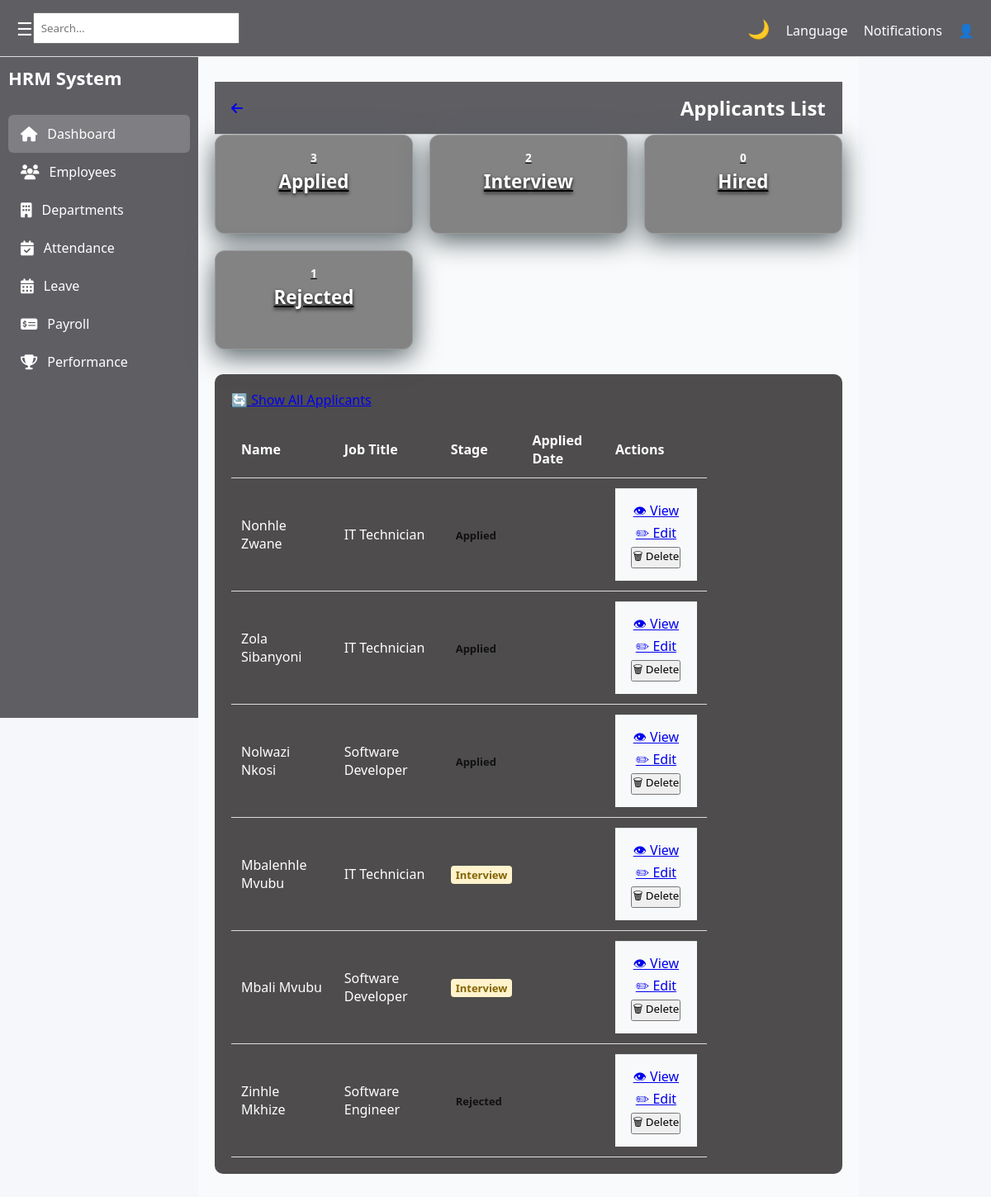
Page /hr/recruitment/applicants/ on the committed database.
### hr/models.py (models this page shows, shortened)
class Candidate(models.Model):
    STAGE_CHOICES = [
        ('Applied','Applied'),
        ('Interview','Interview'),
        ('Hired','Hired'),
        ('Rejected','Rejected'),
    ]
    ONBOARDING_STATUS = [
        ('Pending','Pending'),
        ('Completed','Completed'),
    ]
    first_name = models.CharField(max_length=100)
    last_name = models.CharField(max_length=100)
    email = models.EmailField()
    applied_job = models.ForeignKey('Job', on_delete=models.CASCADE)
    current_stage = models.CharField(max_length=50, choices=STAGE_CHOICES, default='Applied')
    interview_date = models.DateField(null=True, blank=True)
    onboarding_status = models.CharField(
        max_length=20,
        choices=ONBOARDING_STATUS,
        default='Pending'
    )

class Job(models.Model):
    POSITION_TYPES = [
        ('Full-time', 'Full-time'),
        ('Part-time', 'Part-time'),
        ('Contract', 'Contract'),
    ]
    STATUS_CHOICES = [
        ('Open', 'Open'),
        ('Closed', 'Closed'),
        ('Closing Soon', 'Closing Soon'),
    ]
    title = models.CharField(max_length=100)
    department = models.CharField(max_length=100)
    job_type = models.CharField(max_length=20, choices=POSITION_TYPES)
    location = models.CharField(max_length=100)
    salary = models.CharField(max_length=100, blank=True)
    description = models.TextField()
    requirements = models.TextField()
    company_name = models.CharField(max_length=100)
    company_logo = models.ImageField(upload_to='logos/', blank=True, null=True)
    application_link = models.URLField(blank=True)
    posted_date = models.DateField(auto_now_add=True)
    status = models.CharField(max_length=20, choices=STATUS_CHOICES, default='Open')

### hr/views.py (the view)
# urls.py: path('recruitment/applicants/', views.applicants_dashboard, name='applicants_dashboard'),
def applicants_dashboard(request):
    candidates = Candidate.objects.all().order_by('-id')
    stage_filter = request.GET.get('stage')
    if stage_filter:
        candidates = candidates.filter(current_stage=stage_filter)
    all_candidates = Candidate.objects.all()
    applied_count = all_candidates.filter(current_stage='Applied').count()
    interview_count = all_candidates.filter(current_stage='Interview').count()
    hired_count = all_candidates.filter(current_stage='Hired').count()
    rejected_count = all_candidates.filter(current_stage='Rejected').count()
    context = {
        'candidates': candidates,
        'applied_count': applied_count,
        'interview_count': interview_count,
        'hired_count': hired_count,
        'rejected_count': rejected_count,
        'selected_stage': stage_filter,
    }
    return render(request, 'hr/pages/applicants.html', context)

### hr/templates/hr/pages/applicants.html (shortened to what this page needs)
{% extends "hr/base/base.html" %}
{% load static %}
{% block content %}
<section class="content">
    <div class="topbar">
        <a href="{% url 'dashboard' %}">
            <i class="fas fa-arrow-left"></i>
        </a>
        <h2>Applicants List</h2>
    </div>
    <div class="stats-grid">
    <a href="?stage=Applied" class="stat-card applied
        {% if selected_stage == 'Applied' %}active{% endif %}">
        <h3>{{ applied_count }}</h3>
        <p>Applied</p>
    </a>
    <a href="?stage=Interview" class="stat-card interview
        {% if selected_stage == 'Interview' %}active{% endif %}">
        <h3>{{ interview_count }}</h3>
        <p>Interview</p>
    </a>
    <a href="?stage=Hired" class="stat-card hired
        {% if selected_stage == 'Hired' %}active{% endif %}">
        <h3>{{ hired_count }}</h3>
        <p>Hired</p>
    </a>
    <a href="?stage=Rejected" class="stat-card rejected
        {% if selected_stage == 'Rejected' %}active{% endif %}">
        <h3>{{ rejected_count }}</h3>
        <p>Rejected</p>
    </a>
</div>
    <div class="box">
        <div style="margin-bottom: 15px;">
    <a href="{% url 'applicants_dashboard' %}" class="btn-clear">
        🔄 Show All Applicants
    </a>
</div>
        <table class="applicant-table">
            <thead>
                <tr>
                    <th>Name</th>
                    <th>Job Title</th>
                    <th>Stage</th>
                    <th>Applied Date</th>
                    <th>Actions</th>
                </tr>
            </thead>
            <tbody>
                {% for candidate in candidates %}
                <tr>
                    <td>
                        {{ candidate.first_name }} {{ candidate.last_name }}
                    </td>
                    <td>
                        {{ candidate.applied_job.title }}
                    </td>
                    <td>
                        <span class="status
                            {% if candidate.current_stage == 'Applied' %}applied
                            {% elif candidate.current_stage == 'Interview' %}interview
                            {% elif candidate.current_stage == 'Hired' %}hired
                            {% else %}rejected{% endif %}">
                            {{ candidate.current_stage }}
                        </span>
                    </td>
                    <td>
                    </td>
<td>
    <div class="action-buttons">
        <a href="{% url 'view_candidate' candidate.pk %}" class="view-btn">
            👁 View
        </a>
        {% if candidate.current_stage == "Hired" %}
            <a href="{% url 'create_employee_from_candidate' candidate.pk %}" class="edit-btn">
                ➕ Add to Employees
            </a>
        {% else %}
            <a href="{% url 'edit_candidate' candidate.pk %}" class="edit-btn">
                ✏ Edit
            </a>
        {% endif %}
        <form action="{% url 'delete_candidate' candidate.pk %}" method="POST" class="inline-form">
            <button type="submit" class="delete-btn"
                onclick="return confirm('Delete this applicant?');">
                🗑 Delete
            </button>
        </form>
    </div>
</td>
                </tr>
                {% empty %}
                <tr>
                    <td colspan="5">No applicants found</td>
                </tr>
                {% endfor %}
            </tbody>
        </table>
    </div>
</section>
{% endblock %}

### hr/static/hr/css/global.css (style rules this page uses)
* { margin: 0; padding: 0; box-sizing: border-box; font-family: "Segoe UI", sans-serif; }
body { background: white; transition: background 0.3s, color 0.3s; }
.topbar { background: rgb(95, 94, 99); padding: 15px 20px; color: white; display: flex; justify-content: space-between; align-items: center; border-bottom: 1px solid #ddd; }
.content { padding: 25px; color: #000; }
.content h1, .content p, .content .card, .content .box { color: #000; }
.box { background: rgb(172, 168, 168); padding: 20px; border-radius: 10px; transition: transform 0.3s, box-shadow 0.3s; }
.box { background: rgb(78, 76, 76); padding: 20px; border-radius: 10px; }
.status { padding: 3px 8px; border-radius: 12px; font-size: 11px; font-weight: 600; display: inline-block; min-width: 60px; text-align: center; }
.stats-grid { display: grid; grid-template-columns: repeat(auto-fit, minmax(180px, 1fr)); gap: 20px; margin-bottom: 30px; }
.stat-card { background: #f2f2f2; padding: 20px; border-radius: 12px; text-align: center; color: #000; }
.stat-card h3 { font-size: 28px; margin-bottom: 5px; }
.applicant-table { width: 80%; border-collapse: collapse; }
.applicant-table th, .applicant-table td { padding: 12px; color: white; border-bottom: 1px solid #ddd; text-align: left; }
.status { padding: 5px 10px; border-radius: 20px; font-size: 12px; }
.status.interview { background: #fff3cd; color: #856404; }
body { margin: 0; font-family: "Segoe UI", sans-serif; height: 100vh; }

### hr/static/hr/css/attendance.css (style rules this page uses)
.status { display: inline-block; padding: 5px 12px; border-radius: 15px; font-size: 13px; font-weight: 600; color: #111111; text-align: center; }
.status { padding: 2px 6px; border-radius: 4px; font-weight: 600; }
h3 { margin-bottom: 20px; }

### hr/static/hr/css/dashboard.css (style rules this page uses)
.stat-card { background: rgb(131, 131, 131); backdrop-filter: blur(10px); border-radius: 12px; padding: 1.2rem 1.5rem; text-align: center; box-shadow: 0 8px 32px rgb(81, 93, 97); border: 1px solid rgba(255, 255, 255, 0.18); transition: all 0.4s cubic-bezier(0.175, 0.885, 0.32, 1.275); position: relative; overflow: hidden; flex: 0 0 200px; height: 120px; }
.stat-card::before { content: ''; position: absolute; top: 0; left: -100%; width: 100%; height: 100%; background: linear-gradient(90deg, transparent, rgba(255,255,255,0.4), transparent); transition: left 0.5s; }
.stat-card h3 { font-size: 0.85rem; margin-bottom: 0.3rem; color: #ffffff; font-weight: 600; line-height: 1.2; }
.stat-card p { font-size: 1.4rem; font-weight: bold; color: rgb(255, 255, 255); text-shadow: 0 2px 4px rgba(0, 0, 0, 0.918); margin: 0; }
.stat-card, .chart-card { animation: fadeInUp 0.6s ease forwards; }
.stat-card:nth-child(1) { animation-delay: 0.1s; }
.stat-card:nth-child(2) { animation-delay: 0.2s; }
.stat-card:nth-child(3) { animation-delay: 0.3s; }
.stat-card:nth-child(4) { animation-delay: 0.4s; }

### hr/static/hr/css/performance.css (style rules this page uses)
.content { padding: 20px; }
.content { padding: 30px 20px; font-family: 'Segoe UI', Tahoma, Geneva, Verdana, sans-serif; color: #111827; background: #f9fafb; }

### hr/static/hr/css/department.css (style rules this page uses)
.action-buttons { text-align: center; padding: 15px; background: #f8f9fa; border-top: 1px solid #dee2e6; }

### hr/static/hr/css/apply_leave.css (style rules this page uses)
body { background-color: #f5f7fb; font-family: Arial, Helvetica, sans-serif; }

### rows in the picture
Candidate: first_name "Nonhle", last_name "Zwane", applied_job "IT Technician", current_stage "Applied", shows "✏ Edit"
Candidate: first_name "Zola", last_name "Sibanyoni", applied_job "IT Technician", current_stage "Applied", shows "✏ Edit"
Candidate: first_name "Nolwazi", last_name "Nkosi", applied_job "Software Developer", current_stage "Applied", shows "✏ Edit"
Candidate: first_name "Mbalenhle", last_name "Mvubu", applied_job "IT Technician", current_stage "Interview", shows "✏ Edit"
Candidate: first_name "Mbali", last_name "Mvubu", applied_job "Software Developer", current_stage "Interview", shows "✏ Edit"
Candidate: first_name "Zinhle", last_name "Mkhize", applied_job "Software Engineer", current_stage "Rejected", shows "✏ Edit"

### other values in the picture
{{ applied_count }} "3"
{{ interview_count }} "2"
{{ hired_count }} "0"
{{ rejected_count }} "1"
